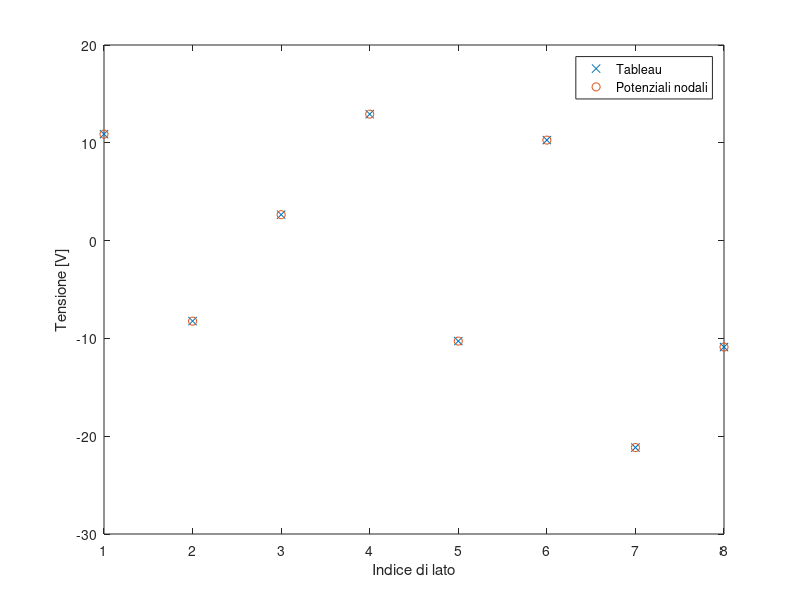
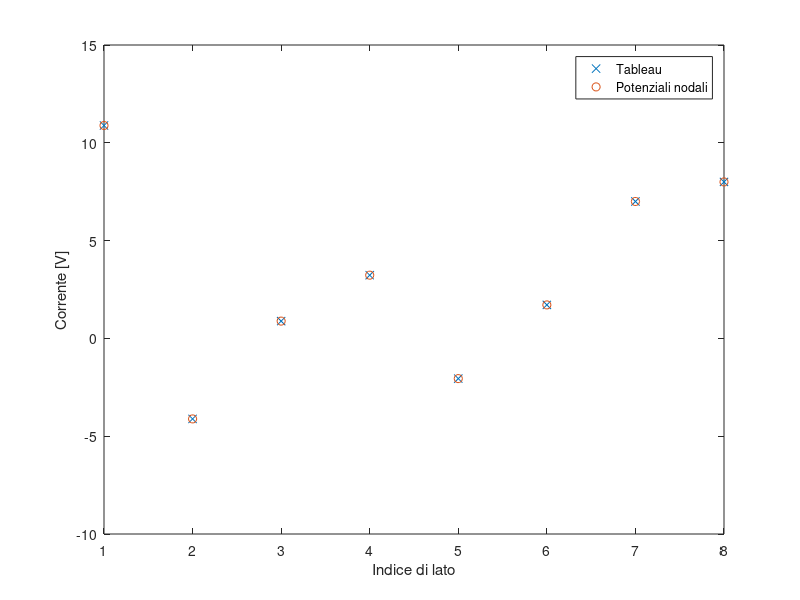

These figures' MATLAB source, in order:
R1=1;R2=2;R3=3;R4=4;R5=5;R6=6;J7=7;J8=8;

n=4;elle=8;


%%%%%%%%%%%%%
% tableau
%%%%%%%%%%%%%


A=[...
    1 -1 0 0 0 0 -1 -1
    0 1 1 1 0 0 0 0
    0 0 0 -1 1 -1 1 0
    ];

B=[...
    1 0 0 0 0 1 1 0
    1 0 0 0 0 0 0 1
    1 1 -1 0 0 0 0 0
    0 0 -1 1 0 -1 0 0
    0 0 0 0 1 1 0 0
];

M=[...
    -R1 0 0 0 0 0 0 0 
    0 -R2 0 0 0 0 0 0
    0 0 -R3 0 0 0 0 0
    0 0 0 -R4 0 0 0 0
    0 0 0 0 -R5 0 0 0
    0 0 0 0 0 -R6 0 0
    0 0 0 0 0 0 1 0 
    0 0 0 0 0 0 0 1
    ];

N=[...
    eye(6) zeros(6,2)
    zeros(2,6) zeros(2,2)
    ];

b=[...
    zeros(6,1)
    J7
    J8
    ];

T=[...
    A zeros(n-1,elle)
    zeros(elle-(n-1),elle) B
    M N
    ];

c=[...
    zeros(n-1,1)
    zeros(elle-(n-1),1)
    b
    ];


x=T\c;

i=x(1:elle);
v=x(elle+1:end);

%%%%%%%%%%%%%
% potenziali nodali
%%%%%%%%%%%%%

Y=-inv(M)*N;
d=inv(M)*b;

Yn=A*Y*A.';
f=-A*d;

e=inv(Yn)*f;


%%%%%%%%%%%%%
% potenziali nodali
%%%%%%%%%%%%%

vtest=A'*e;
itest=Y*vtest+d;

figure
plot(1:elle,v,'x',1:elle,vtest,'o');
xlabel('Indice di lato')
ylabel('Tensione [V]')
legend('Tableau','Potenziali nodali');

figure
plot(1:elle,i,'x',1:elle,itest,'o');
xlabel('Indice di lato')
ylabel('Corrente [V]')
legend('Tableau','Potenziali nodali');

Ptot=v'*i;

fprintf('Somma delle potenze assorbite Ptot=%d W\n',Ptot)








